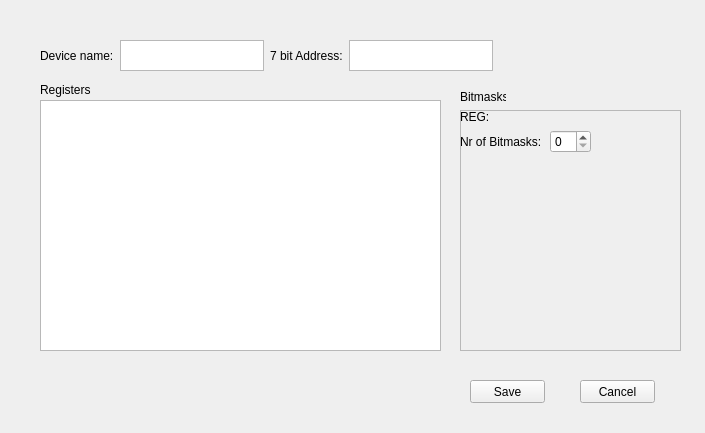
<?xml version="1.0" encoding="UTF-8"?>
<ui version="4.0">
 <class>RegitersForm</class>
 <widget class="QWidget" name="RegitersForm">
  <property name="geometry">
   <rect>
    <x>0</x>
    <y>0</y>
    <width>705</width>
    <height>433</height>
   </rect>
  </property>
  <property name="windowTitle">
   <string>Form</string>
  </property>
  <widget class="QTableWidget" name="registersWidget">
   <property name="geometry">
    <rect>
     <x>40</x>
     <y>100</y>
     <width>401</width>
     <height>251</height>
    </rect>
   </property>
  </widget>
  <widget class="QWidget" name="horizontalLayoutWidget">
   <property name="geometry">
    <rect>
     <x>40</x>
     <y>40</y>
     <width>541</width>
     <height>31</height>
    </rect>
   </property>
   <layout class="QHBoxLayout" name="horizontalLayout">
    <item>
     <widget class="QLabel" name="deviceNameLabel">
      <property name="text">
       <string>Device name:</string>
      </property>
     </widget>
    </item>
    <item>
     <widget class="QTextEdit" name="deviceNameTextEdit">
      <property name="sizePolicy">
       <sizepolicy hsizetype="Preferred" vsizetype="Preferred">
        <horstretch>0</horstretch>
        <verstretch>0</verstretch>
       </sizepolicy>
      </property>
      <property name="minimumSize">
       <size>
        <width>7</width>
        <height>5</height>
       </size>
      </property>
      <property name="maximumSize">
       <size>
        <width>1677</width>
        <height>1677</height>
       </size>
      </property>
      <property name="frameShadow">
       <enum>QFrame::Plain</enum>
      </property>
     </widget>
    </item>
    <item>
     <spacer name="horizontalSpacer">
      <property name="orientation">
       <enum>Qt::Horizontal</enum>
      </property>
      <property name="sizeHint" stdset="0">
       <size>
        <width>40</width>
        <height>20</height>
       </size>
      </property>
     </spacer>
    </item>
    <item>
     <widget class="QLabel" name="addressLabel">
      <property name="text">
       <string>7 bit Address:</string>
      </property>
     </widget>
    </item>
    <item>
     <widget class="QTextEdit" name="addressTextEdit">
      <property name="sizePolicy">
       <sizepolicy hsizetype="Preferred" vsizetype="Preferred">
        <horstretch>0</horstretch>
        <verstretch>0</verstretch>
       </sizepolicy>
      </property>
      <property name="minimumSize">
       <size>
        <width>7</width>
        <height>5</height>
       </size>
      </property>
      <property name="maximumSize">
       <size>
        <width>1677</width>
        <height>1677</height>
       </size>
      </property>
      <property name="frameShadow">
       <enum>QFrame::Plain</enum>
      </property>
     </widget>
    </item>
    <item>
     <spacer name="horizontalSpacer_2">
      <property name="orientation">
       <enum>Qt::Horizontal</enum>
      </property>
      <property name="sizeHint" stdset="0">
       <size>
        <width>200</width>
        <height>20</height>
       </size>
      </property>
     </spacer>
    </item>
   </layout>
  </widget>
  <widget class="QPushButton" name="saveButton">
   <property name="geometry">
    <rect>
     <x>470</x>
     <y>380</y>
     <width>75</width>
     <height>23</height>
    </rect>
   </property>
   <property name="text">
    <string>Save</string>
   </property>
  </widget>
  <widget class="QPushButton" name="cancelButton">
   <property name="geometry">
    <rect>
     <x>580</x>
     <y>380</y>
     <width>75</width>
     <height>23</height>
    </rect>
   </property>
   <property name="text">
    <string>Cancel</string>
   </property>
  </widget>
  <widget class="QLabel" name="registersLabel">
   <property name="geometry">
    <rect>
     <x>40</x>
     <y>80</y>
     <width>51</width>
     <height>20</height>
    </rect>
   </property>
   <property name="text">
    <string>Registers:</string>
   </property>
  </widget>
  <widget class="QFrame" name="frame">
   <property name="geometry">
    <rect>
     <x>460</x>
     <y>110</y>
     <width>221</width>
     <height>241</height>
    </rect>
   </property>
   <property name="frameShape">
    <enum>QFrame::StyledPanel</enum>
   </property>
   <property name="frameShadow">
    <enum>QFrame::Raised</enum>
   </property>
   <widget class="QLabel" name="label">
    <property name="geometry">
     <rect>
      <x>0</x>
      <y>0</y>
      <width>46</width>
      <height>13</height>
     </rect>
    </property>
    <property name="text">
     <string>REG: </string>
    </property>
   </widget>
   <widget class="QWidget" name="horizontalLayoutWidget_2">
    <property name="geometry">
     <rect>
      <x>0</x>
      <y>20</y>
      <width>214</width>
      <height>41</height>
     </rect>
    </property>
    <layout class="QHBoxLayout" name="horizontalLayout_2">
     <property name="spacing">
      <number>8</number>
     </property>
     <property name="sizeConstraint">
      <enum>QLayout::SetFixedSize</enum>
     </property>
     <item>
      <widget class="QLabel" name="label_2">
       <property name="text">
        <string>Nr of Bitmasks:</string>
       </property>
      </widget>
     </item>
     <item>
      <widget class="QSpinBox" name="nrOfBitmasksSpinBox"/>
     </item>
     <item>
      <spacer name="horizontalSpacer_3">
       <property name="orientation">
        <enum>Qt::Horizontal</enum>
       </property>
       <property name="sizeType">
        <enum>QSizePolicy::Fixed</enum>
       </property>
       <property name="sizeHint" stdset="0">
        <size>
         <width>40</width>
         <height>20</height>
        </size>
       </property>
      </spacer>
     </item>
    </layout>
   </widget>
  </widget>
  <widget class="QLabel" name="bitmaskLabelTitle">
   <property name="geometry">
    <rect>
     <x>460</x>
     <y>90</y>
     <width>46</width>
     <height>13</height>
    </rect>
   </property>
   <property name="text">
    <string>Bitmasks:</string>
   </property>
  </widget>
  <zorder>registersWidget</zorder>
  <zorder>horizontalLayoutWidget</zorder>
  <zorder>saveButton</zorder>
  <zorder>cancelButton</zorder>
  <zorder>registersLabel</zorder>
  <zorder>frame</zorder>
  <zorder>bitmaskLabelTitle</zorder>
  <zorder>horizontalSpacer_4</zorder>
 </widget>
 <resources/>
 <connections/>
</ui>
